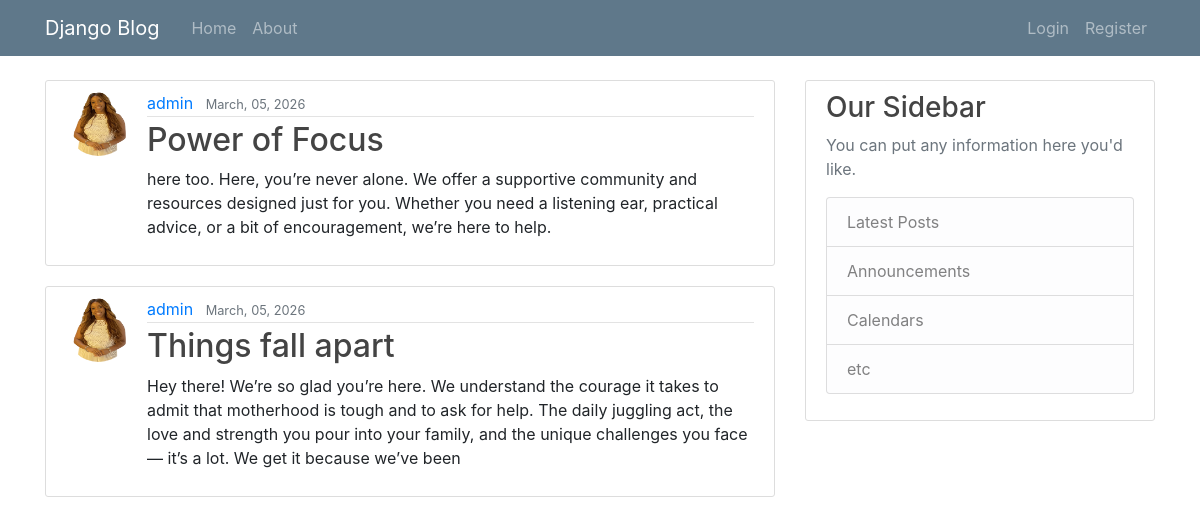
Before: / with the older database file.
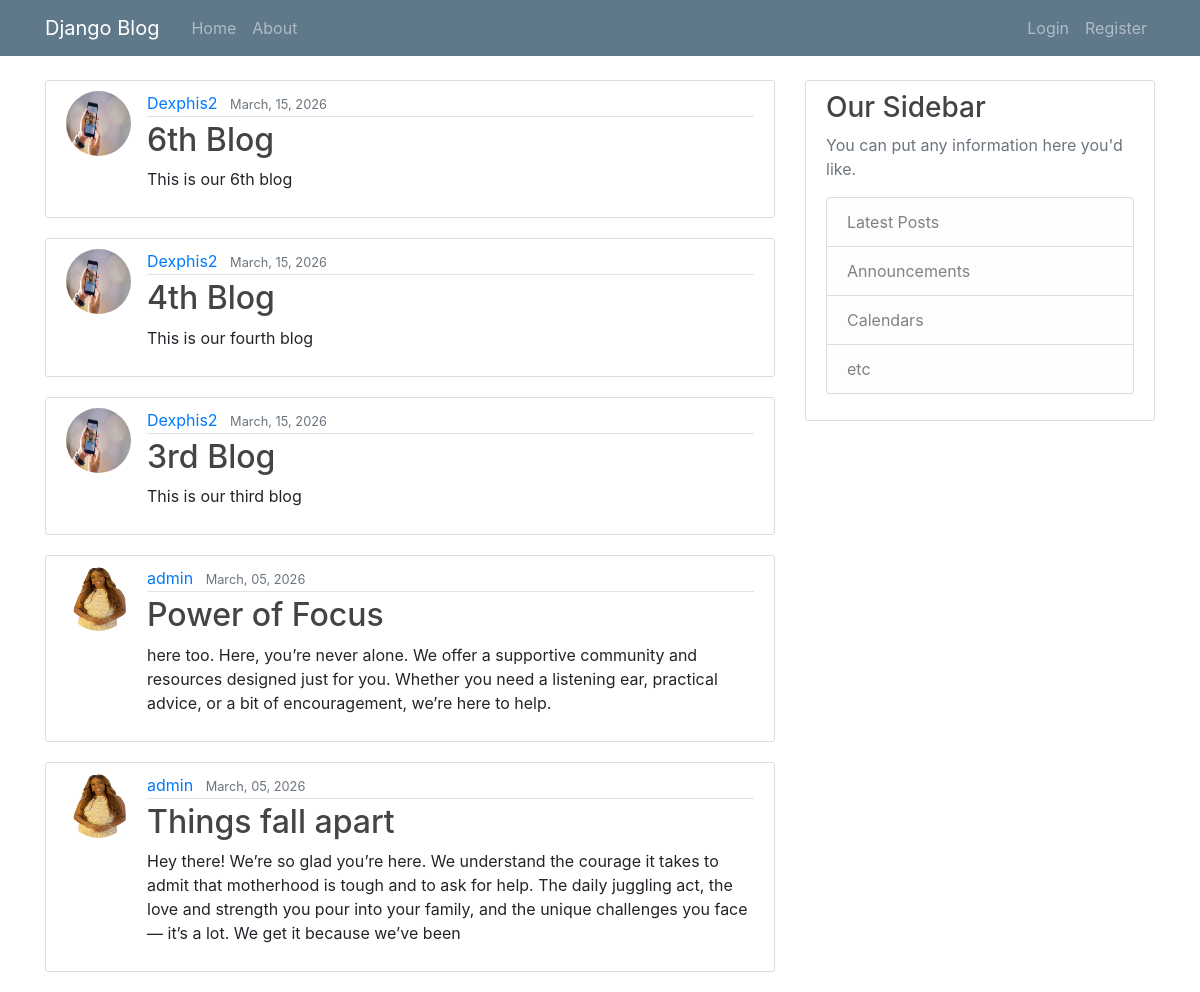
After: the same page with the newer database file.
### music/models.py (models this page shows, shortened)
class Post(models.Model):
    title = models.CharField(max_length=100)
    content = models.CharField(max_length=1000)
    date = models.DateTimeField(default=timezone.now)
    user = models.ForeignKey(User, on_delete=models.CASCADE)

### users/models.py (models this page shows, shortened)
class Profile(models.Model):
    user = models.OneToOneField(User, on_delete=models.CASCADE)
    phone_number = models.CharField(max_length=14, null=True)
    image = models.ImageField(default='default.jpg', upload_to='profile_pics')

### music/views.py (the view)
# urls.py: path('', PostListView.as_view(), name='home'),
class PostListView(ListView):
    model = Post
    template_name = 'music/home.html'
    context_object_name = 'posts'
    ordering = ['-date']

### music/templates/music/home.html
{% extends 'music/base.html' %}
{% block content %}
    {% for post in posts %}
        <article class="media content-section">
            <img class="rounded-circle article-img" src="{{post.user.profile.image.url}}" alt="">
            <div class="media-body">
                <div class="article-metadata">
                    <a class="mr-2" href="#">{{ post.user }}</a>
                    <small class="text-muted">{{ post.date|date:"F, d, Y" }}</small>
                </div>
                <h2><a class="article-title" href="{% url 'post-detail' post.id %}">{{ post.title }}</a></h2>
                <p class="article-content">{{ post.content }}</p>
            </div>
        </article>
    {% endfor %}
{% endblock content %}

### music/templates/music/base.html (shortened to what this page needs)
{% load static %}
<!DOCTYPE html>
<html lang="en">
<head>
    <link rel="stylesheet" href="{% static 'block/main.css'%}">
    <link rel="stylesheet" href="https://cdn.jsdelivr.net/npm/bootstrap@4.3.1/dist/css/bootstrap.min.css"
>
</head>
<body style="margin-top: 80px;">
    <header class="site-header">
        <nav class="navbar navbar-expand-md navbar-dark bg-steel fixed-top">
            <div class="container">
                <a class="navbar-brand mr-4" href="/">Django Blog</a>
                <div class="collapse navbar-collapse" id="navbarToggle">
                    <div class="navbar-nav mr-auto">
                        <a class="nav-item nav-link" href="{% url 'home' %}">Home</a>
                        <a class="nav-item nav-link" href="{% url 'about' %}">About</a>
                    </div>
                    <div class="navbar-nav">
                        {% if user.is_authenticated %}
                        <a class="nav-item nav-link" href="{% url 'profile' %}">Profile</a>
                        <form method="POST" action="{% url 'logout' %}">
                            {% csrf_token %}
                            <button class="nav-item nav-link btn btn-link" type="submit">Logout</button>
                        </form>
                        {% else %}
                            <a class="nav-item nav-link" href="{% url 'login' %}">Login</a>
                            <a class="nav-item nav-link" href="{% url 'register' %}">Register</a>
                        {% endif %}
                    </div>
                </div>
            </div>
        </nav>
    </header>
<main role="main" class="container">
    <div class="row">
        <div class="col-md-8">
            {% block content %}{% endblock %}
        </div>
        <div class="col-md-4">
            <div class="content-section">
                <h3>Our Sidebar</h3>
                <p class='text-muted'>You can put any information here you'd like.
                <ul class="list-group">
                    <li class="list-group-item list-group-item-light">Latest Posts</li>
                    <li class="list-group-item list-group-item-light">Announcements</li>
                    <li class="list-group-item list-group-item-light">Calendars</li>
                    <li class="list-group-item list-group-item-light">etc</li>
                </ul>
                </p>
            </div>
        </div>
    </div>
</main>
</body>
</html>

### music/static/block/main.css (style rules this page uses)
body { background: #fafafa; color: #333333; margin-top: 5rem; }
h1, h2, h3, h4, h5, h6 { color: #444444; }
ul { margin: 0; }
.bg-steel { background-color: #5f788a; }
.site-header .navbar-nav .nav-link { color: #cbd5db; }
.content-section { background: #ffffff; padding: 10px 20px; border: 1px solid #dddddd; border-radius: 3px; margin-bottom: 20px; }
.article-title { color: #444444; }
.article-content { white-space: pre-line; }
.article-img { height: 65px; width: 65px; margin-right: 16px; }
.article-metadata { padding-bottom: 1px; margin-bottom: 4px; border-bottom: 1px solid #e3e3e3 }

Changed rows visible on the page:
added Post: user.profile.image (picture), user "Dexphis2", date "March, 15, 2026", title "6th Blog", content "This is our 6th blog"
added Post: user.profile.image (picture), user "Dexphis2", date "March, 15, 2026", title "4th Blog", content "This is our fourth blog"
added Post: user.profile.image (picture), user "Dexphis2", date "March, 15, 2026", title "3rd Blog", content "This is our third blog"
